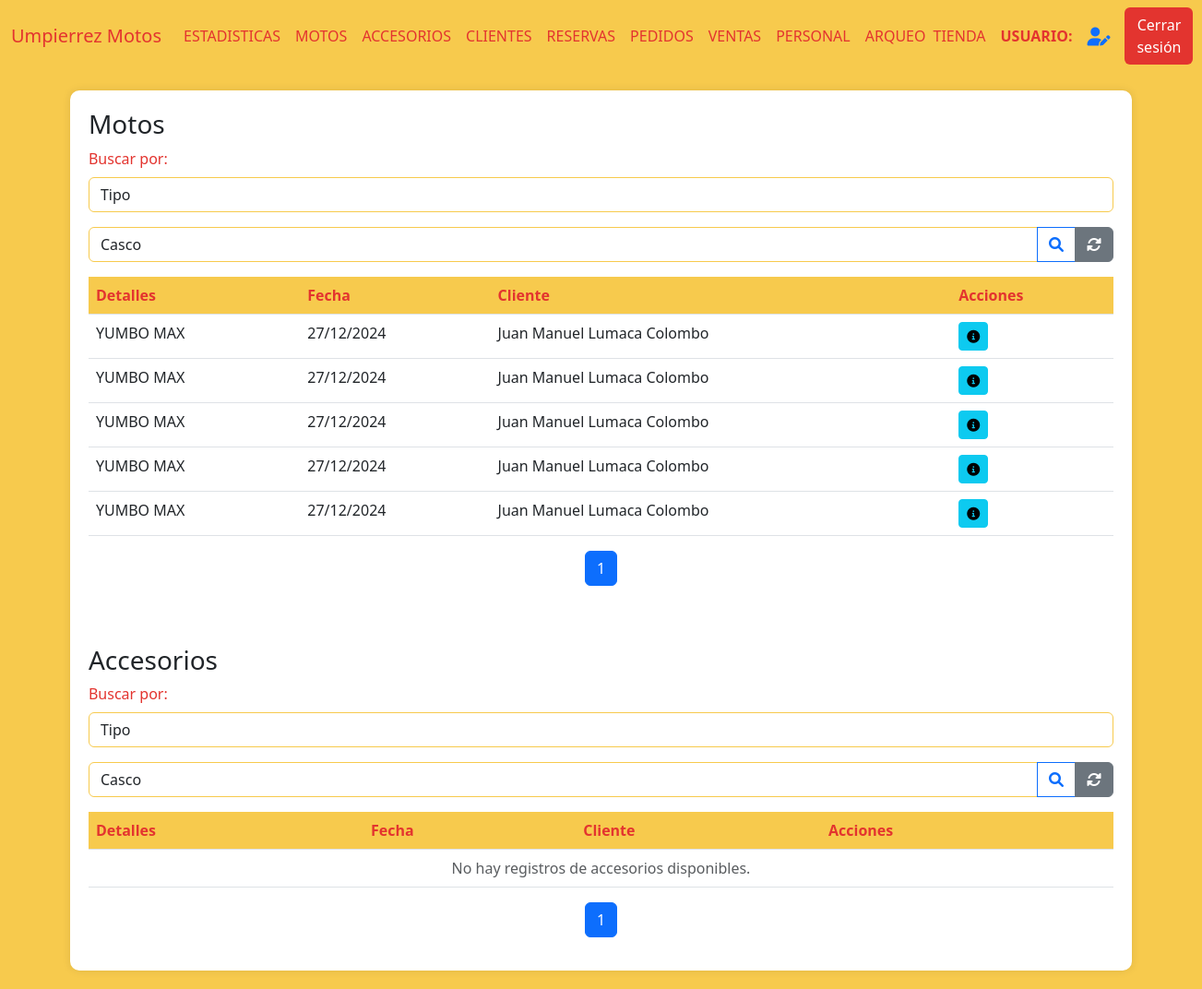
Page /ventas (signed in) on the earlier database version.
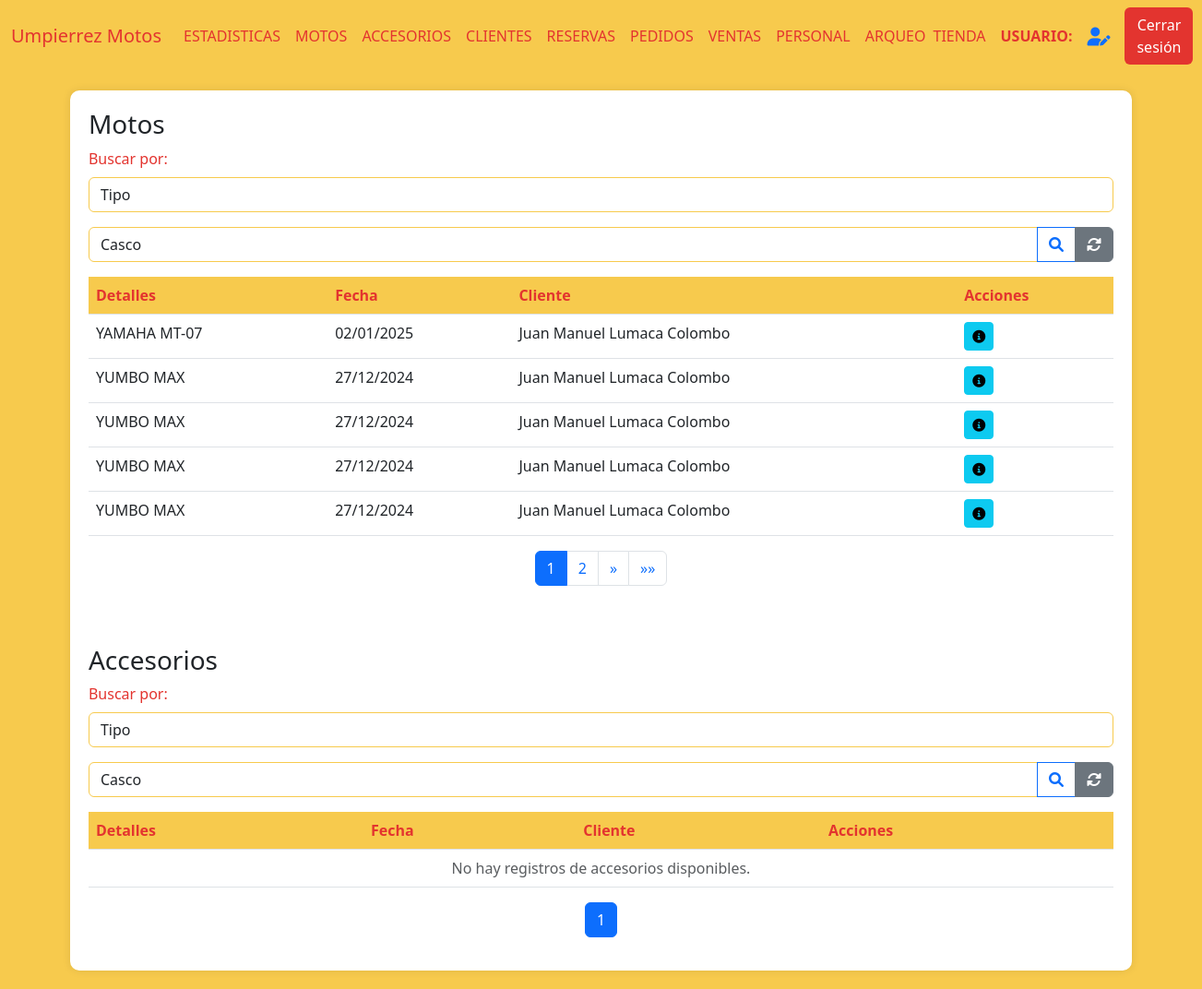
Same page on the later database version.
### AppUM/models.py (models this page shows)
class ComprasVentas(models.Model):
    moto = models.ForeignKey(Moto, related_name='moto_cliente', on_delete=models.CASCADE)
    cliente = models.ForeignKey(Cliente, related_name='cliente_moto', on_delete=models.CASCADE)
    fecha_compra = models.DateField()
    fotocopia_libreta = models.ImageField(null=True, blank=True, upload_to="documentacion/libretas/")
    compra_venta = models.FileField(null=True, blank=True, upload_to="documentacion/compra_venta/")
    certificado_venta = models.FileField(null=True, blank=True, upload_to="documentacion/certificado_venta/")
    tipo = models.CharField(max_length=20)
    forma_de_pago = models.TextField(null=True, blank=True)
    class Meta:
        pass

### AppUM/decorators.py (the view)
    def _wrapped_view(request, *args, **kwargs):
        user = request.user
        if user.is_authenticated:
            usuario_consulta = Personal.objects.filter(usuario=user.username).first()
            if usuario_consulta:
                if Administrativo.objects.filter(personal_ptr_id=usuario_consulta.id,activo=1).exists():
                    return view_func(request, *args, **kwargs)
                else:
                    raise PermissionDenied
            else:
                return view_func(request, *args, **kwargs)
        else:
            return redirect('Login')  # Redirigir al login si no está autenticado

### AppUM/functions.py (called while the page is built)
def funcion_paginas_varias(req,instancia_model):
    paginator = Paginator(instancia_model, 5)  # 5 motos por página
    page_number = req.GET.get('page')  # Obtiene el número de página desde la URL
    page_obj = paginator.get_page(page_number)
    return page_obj

### AppUM/templates/perfil_administrativo/ventas/ventas.html (shortened to what this page needs)
{% extends "perfil_administrativo/padre_perfil_administrativo.html" %}
{% load static %}
{% block contenidoQueCambia %}
<div class="table-container" id="inventarios">
    <h3>Motos</h3>
    <div class="mb-3">
        <label for="estado" class="form-label">Buscar por:</label>
        <select class="form-control" name="estado_accesorio" id="tipo_busqueda" onchange="tipo_busqueda()">
            <option value="tipo">Tipo</option>
        </select>
    </div>
    <form action="{% url 'BusquedaTipoAccesorio' %}" enctype="multipart/form-data" method="get" id="busqueda_tipo">{% csrf_token %}
        <div class="input-group mb-3">
            <select class="form-control" name="tipo_accesorio" id="tipo_accesorio">
                <option value="casco">Casco</option>
            </select>
            <button class="btn btn-outline-primary" type="submit">
                <i class="fas fa-search"></i>
            </button>
            <a href="{% url 'Accesorios' %}" class="btn btn-secondary">
                <i class="fas fa-sync-alt"></i>
            </a>
        </div>
    </form>
    <table class="table">
        <thead>
            <tr>
                <th>Detalles</th>
                <th>Fecha</th>
                <th>Cliente</th>
                <th>Acciones</th>
            </tr>
        </thead>
        <tbody>
            {% if page_obj %}
                {% for moto in page_obj %}
            <tr>
                <td>{{ moto.moto.moto__marca }} {{ moto.moto.moto__modelo }}</td>
                <td>{{ moto.moto.fecha_compra|date:"d/m/Y"}}</td>
                <td>{{ moto.moto.cliente__nombre }} {{ moto.moto.cliente__apellido }}</td>
                <td>
                    <a href="{% url 'ClienteFicha' moto.moto.cliente__id %}"><button class="btn btn-sm btn-info"><i class="fas fa-info-circle"></i></button></a>
                </td>
            </tr>
            {% endfor %}
            {% else %}
                <tr>
                    <td colspan="9" class="text-center text-muted">
                        No hay registros de accesorios disponibles.
                    </td>
                </tr>
            {% endif %}
        </tbody>
    </table>
    <nav aria-label="Page navigation">
        <ul class="pagination justify-content-center">
            {% for num in page_obj.paginator.page_range %}
            <li class="page-item {% if page_obj.number == num %}active{% endif %}">
                <a class="page-link" href="?page={{ num }}">{{ num }}</a>
            </li>
            {% endfor %}
            {% if page_obj.has_next %}
            <li class="page-item">
                <a class="page-link" href="?page={{ page_obj.next_page_number }}" aria-label="Siguiente">
                    <span aria-hidden="true">&raquo;</span>
                </a>
            </li>
            <li class="page-item">
                <a class="page-link" href="?page={{ page_obj.paginator.num_pages }}" aria-label="Última">
                    <span aria-hidden="true">&raquo;&raquo;</span>
                </a>
            </li>
            {% endif %}
        </ul>
    </nav>
<br>
<br>
    <h3>Accesorios</h3>
    <div class="mb-3">
        <label for="estado" class="form-label">Buscar por:</label>
        <select class="form-control" name="estado_accesorio" id="tipo_busqueda" onchange="tipo_busqueda()">
            <option value="tipo">Tipo</option>
        </select>
    </div>
    <form action="{% url 'BusquedaTipoAccesorio' %}" enctype="multipart/form-data" method="get" id="busqueda_tipo">{% csrf_token %}
        <div class="input-group mb-3">
            <select class="form-control" name="tipo_accesorio" id="tipo_accesorio">
                <option value="casco">Casco</option>
            </select>
            <button class="btn btn-outline-primary" type="submit">
                <i class="fas fa-search"></i>
            </button>
            <a href="{% url 'Accesorios' %}" class="btn btn-secondary">
                <i class="fas fa-sync-alt"></i>
            </a>
        </div>
    </form>
    <table class="table">
        <thead>
            <tr>
                <th>Detalles</th>
                <th>Fecha</th>
                <th>Cliente</th>
                <th>Acciones</th>
            </tr>
        </thead>
        <tbody>
            {% if page_objAccs %}
                {% for accesorio in page_objAccs %}
            <tr>
                <td>{{ accesorio.accesorio.accesorio__tipo }} {{ accesorio.accesorio.accesorio__marca }} {{ accesorio.accesorio.accesorio__modelo }}</td>
                <td>{{ accesorio.accesorio.fecha_compra|date:"d/m/Y"}}</td>
                <td>{{ accesorio.accesorio.cliente__nombre }} {{ accesorio.accesorio.cliente__apellido }}</td>
                <td>
                    <a href="{% url 'ClienteFicha' accesorio.accesorio.cliente__id %}"><button class="btn btn-sm btn-info"><i class="fas fa-info-circle"></i></button></a>
                </td>
            </tr>
            {% endfor %}
            {% else %}
                <tr>
                    <td colspan="9" class="text-center text-muted">
                        No hay registros de accesorios disponibles.
                    </td>
                </tr>
            {% endif %}
        </tbody>
    </table>
    <nav aria-label="Page navigation">
        <ul class="pagination justify-content-center">
            {% for num in page_objAccs.paginator.page_range %}
            <li class="page-item {% if page_objAccs.number == num %}active{% endif %}">
                <a class="page-link" href="?page={{ num }}">{{ num }}</a>
            </li>
            {% endfor %}
        </ul>
    </nav>
</div>
{% endblock %}

### AppUM/templates/perfil_administrativo/padre_perfil_administrativo.html (shortened to what this page needs)
<!DOCTYPE html>
<html lang="es">
<head>
    {% load static %}
    <link href="https://cdn.jsdelivr.net/npm/bootstrap@5.3.0/dist/css/bootstrap.min.css" rel="stylesheet">
    <link href="https://cdnjs.cloudflare.com/ajax/libs/font-awesome/6.0.0/css/all.min.css" rel="stylesheet">
    <link href="{% static 'css/styles.css' %}" rel="stylesheet" />
</head>
<body>
    <nav class="navbar navbar-expand-lg navbar-custom">
        <div class="container-fluid">
            <a class="navbar-brand" href="#">Umpierrez Motos</a>
            <div class="collapse navbar-collapse" id="navbarNav">
                <ul class="navbar-nav me-auto mb-2 mb-lg-0">
                    <li class="nav-item {% if active_page == 'Estadisticas' %}active{% endif %}">
                        <a class="nav-link" href="{% url 'Estadisticas' %}" onclick="">ESTADISTICAS</a>
                    </li>
                    <li class="nav-item {% if active_page == 'Motos' %}active{% endif %}">
                        <a class="nav-link" href="{% url 'Motos' %}" onclick="">MOTOS</a>
                    </li>
                    <li class="nav-item">
                        <a class="nav-link" href="{% url 'Accesorios' %}" onclick="">ACCESORIOS</a>
                    </li>
                    <li class="nav-item">
                        <a class="nav-link" href="{% url 'Clientes' %}" onclick="">CLIENTES</a>
                    </li>
                    <li class="nav-item">
                        <a class="nav-link" href="{% url 'Reservas' %}" onclick="">RESERVAS</a>
                    </li>
                    <li class="nav-item">
                        <a class="nav-link" href="{% url 'Pedidos' %}" onclick="">PEDIDOS</a>
                    </li>
                    <li class="nav-item">
                        <a class="nav-link" href="{% url 'Ventas' %}" onclick="">VENTAS</a>
                    </li>
                    <li class="nav-item">
                        <a class="nav-link" href="{% url 'Personal' %}" onclick="">PERSONAL</a>
                    </li>
                    <li class="nav-item">
                        <a class="nav-link" href="{% url 'Arqueos' %}" onclick="">ARQUEO</a>
                    </li>
                </ul>
                <div class="d-flex align-items-center">
                    <a href="{% url 'Tienda' %}" class="nav-link me-3">TIENDA</a>
                    <span class="navbar-text me-3">
                        <strong>USUARIO:</strong> {{ request.user.first_name }}
                    </span>
                    <a href="{% url 'EditarUsuario' %}" class="me-3" title="Editar Perfil">
                        <i class="fas fa-user-edit fa-lg"></i>
                    </a>
                    <a href="{% url 'CerrarSesion' %}">
                        <button class="btn btn-logout">Cerrar sesión</button>
                    </a>
                </div>
            </div>
        </div>
    </nav>
    <div class="container-fluid" id="content">
        {% block contenidoQueCambia %}
        {% endblock %}
    </div>
</body>
</html>

### AppUM/static/css/styles.css (style rules this page uses)
body { background-color: #f7ca4d; }
.form-label { color: #e3342f; }
.form-control { border-color: #f7ca4d; }
.navbar-custom { background-color: #f7ca4d; }
.navbar-brand, .nav-link, .navbar-text { color: #e3342f !important; }
.btn-logout { background-color: #e3342f; color: #fff; }
.table-container { background-color: #fff; border-radius: 10px; padding: 20px; box-shadow: 0px 0px 10px rgba(0, 0, 0, 0.1); margin: 20px auto; max-width: 90%; }
.table th { background-color: #f7ca4d; color: #e3342f; }

Differences in the rows shown:
no longer on this page (row unchanged): ComprasVentas: moto.moto__marca "YUMBO", moto.moto__modelo "MAX", moto.fecha_compra "27/12/2024", moto.cliente__nombre "Juan Manuel", moto.cliente__apellido "Lumaca Colombo"
added ComprasVentas: moto.moto__marca "YAMAHA", moto.moto__modelo "MT-07", moto.fecha_compra "02/01/2025", moto.cliente__nombre "Juan Manuel", moto.cliente__apellido "Lumaca Colombo"
Other differences:
new list line: "2"
